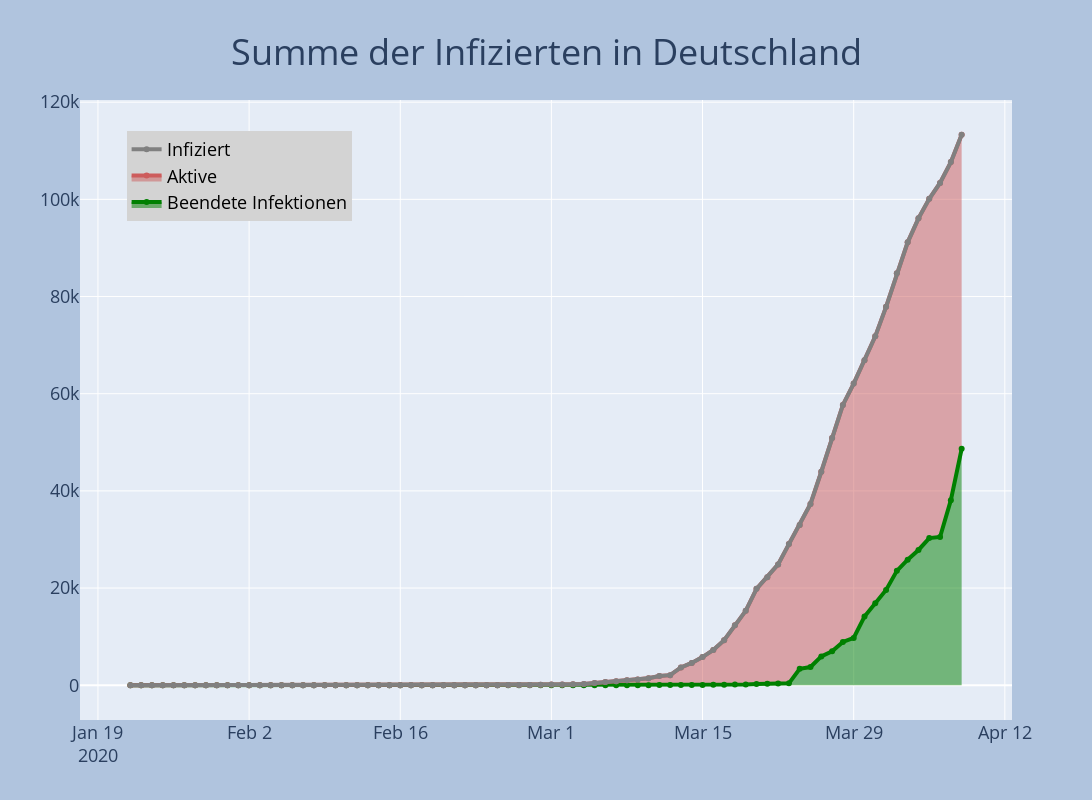

The code cell stored with this chart in its notebook:
### Markdown cell above
Die Anzahl der Infizierten Personen in Deutschland ist abhängig von der Anzahl der getesteten Personen in Deutschland. Leider liegen aktuell keine verlässlichen Daten auf Tagesbasis für die Anzahl der getesteten Personen vor.

Bis zum 24.03. wurde nur als infiziert Fälle gezählt, die Positiv auf Corona Viren getestet wurden. Ab dem 25.03. werden auch Fälle als infiziert gezählt, bei denen Personen nicht getestet wurden, aber Kontakt zu positiv getesteten Personen hatten und Symptome zeigen.

### Code cell
fig = go.Figure()
fig.add_trace(go.Scatter(x=df.datum, y=df.beendet,mode='lines+markers', line=dict(color='green', width=4),name='Beendete Infektionen',stackgroup='one'))
fig.add_trace(go.Scatter(x=df.datum, y=df.aktiv,mode='lines+markers', line=dict(color='indianred', width=4),name='Aktive', fill='tonexty',stackgroup='one'))
fig.add_trace(go.Scatter(x=df.datum, y=df.infiziert,mode='lines+markers',line=dict(color='grey', width=4),name='Infiziert',))
fig = plot_layout(fig, 'Summe der Infizierten in Deutschland')
fig.show()
